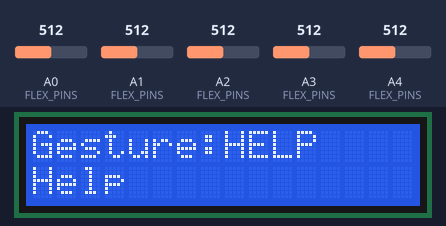
Simulated run of this sketch. Board: Arduino Nano, built with avr-gcc and run on an emulated ATmega328P. On the bench: 16×2 character LCD. Wiring (inferred from the names in the program): MPU-6050 motion sensor at I2C address 0x68. The test bench sets the inputs (shaded band); at power-on: A0 (FLEX_PINS) = 512, A1 (FLEX_PINS) = 512, A2 (FLEX_PINS) = 512, A3 (FLEX_PINS) = 512, A4 (FLEX_PINS) = 512. What the sketch prints to the serial monitor is not drawn.

Above: at 1.2 s.
1.3 s: A0 (FLEX_PINS) set to 668
2.8 s: A0 (FLEX_PINS) set to 700
At 4.4 s:
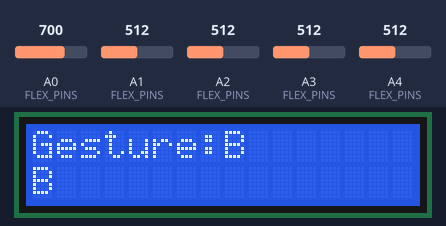
9.0 s: A0 (FLEX_PINS) set to 627
10.5 s: A0 (FLEX_PINS) set to 604
At 11.3 s:
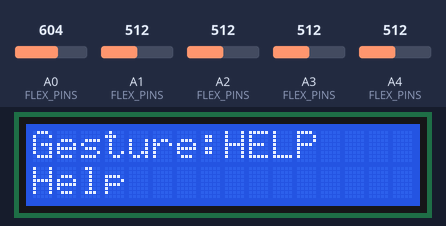
Timing chart, 0 to 13.2 s (numbered marks = the images above; inputs shaded):
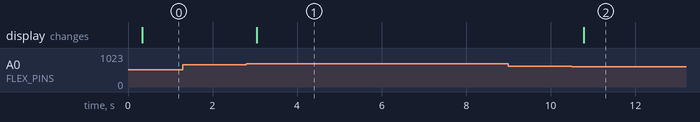

The sketch:

smart_hand_glove.ino
```cpp
#include <Arduino.h>
#include <Wire.h>
#include <SoftwareSerial.h>
#include <EEPROM.h>

#if __has_include(<LiquidCrystal_I2C.h>)
#include <LiquidCrystal_I2C.h>
#define HAS_LCD 1
#else
#define HAS_LCD 0
#endif

/*
  Smart Hand Gesture to Speech (Paper-aligned implementation)
  - 5x flex sensors (thumb/index/middle/ring/pinky)
  - MPU6050 orientation (pitch/roll/yaw)
  - Rule-based gesture recognition
  - Serial + HC-05 Bluetooth output
  - Optional I2C LCD output
  - EEPROM calibration persistence
*/

namespace Config {
const uint8_t FLEX_PIN_COUNT = 5;

/*
  Full mode (recommended): boards with A6 (Nano, some compatibles)
    - A0/A1/A2/A3/A6 for flex sensors
    - A4/A5 reserved for I2C MPU6050/LCD

  UNO-compat mode fallback (no A6):
    - A0/A1/A2/A3/A4 for flex sensors
    - IMU disabled by default to avoid A4/A5 I2C pin conflict
*/
#if defined(A6)
const uint8_t FLEX_PINS[FLEX_PIN_COUNT] = {A0, A1, A2, A3, A6};
const bool IMU_ENABLED_DEFAULT = true;
#else
const uint8_t FLEX_PINS[FLEX_PIN_COUNT] = {A0, A1, A2, A3, A4};
const bool IMU_ENABLED_DEFAULT = false;
#endif

const char *FINGER_NAMES[FLEX_PIN_COUNT] = {"THUMB", "INDEX", "MIDDLE", "RING", "PINKY"};

const uint8_t MPU_ADDR = 0x68;

// HC-05 on D10 (RX), D11 (TX) from Arduino point of view.
const uint8_t BT_RX = 10;
const uint8_t BT_TX = 11;
const long BT_BAUD = 9600;
const long SERIAL_BAUD = 115200;

const uint32_t SAMPLE_INTERVAL_MS = 40;        // ~25 Hz
const uint8_t STABLE_FRAMES_REQUIRED = 4;
const uint32_t REPEAT_LOCKOUT_MS = 1100;

const uint8_t CAL_VERSION = 3;
const int16_t CAL_MAGIC = 0x5348; // "SH"

// Percentage thresholds (0..100 bend)
const int BENT_THRESHOLD = 65;
const int OPEN_THRESHOLD = 30;
const int HALF_MIN = 35;
const int HALF_MAX = 70;

// IMU constraints for dynamic words
const float HELP_MAX_ABS_PITCH = 25.0f;
const float HELP_MAX_ABS_ROLL = 25.0f;
const float FOOD_MIN_ABS_PITCH = 7.0f;
} // namespace Config

struct FlexCalibration {
  int16_t straightRaw; // finger straight
  int16_t bentRaw;     // finger fully bent
};

struct PersistedCalibration {
  int16_t magic;
  uint8_t version;
  FlexCalibration fingers[Config::FLEX_PIN_COUNT];
  uint8_t checksum;
};

struct ImuState {
  float ax = 0;
  float ay = 0;
  float az = 0;
  float gx = 0;
  float gy = 0;
  float gz = 0;
  float pitch = 0;
  float roll = 0;
  float yaw = 0;
};

struct GestureEvent {
  const char *gestureCode = "NONE";
  const char *text = "";
  float confidence = 0.0f;
};

SoftwareSerial btSerial(Config::BT_RX, Config::BT_TX);

#if HAS_LCD
LiquidCrystal_I2C lcd(0x27, 16, 2);
#endif

FlexCalibration gCalibration[Config::FLEX_PIN_COUNT] = {
    {550, 760}, // THUMB
    {540, 780}, // INDEX
    {530, 790}, // MIDDLE
    {530, 800}, // RING
    {520, 790}  // PINKY
};

int gFlexRaw[Config::FLEX_PIN_COUNT] = {0};
int gFlexPercent[Config::FLEX_PIN_COUNT] = {0};
ImuState gImu;

String gPendingSerialCommand;
const char *gLastCandidate = "NONE";
uint8_t gStableFrames = 0;
const char *gLastEmitted = "NONE";
uint32_t gLastEmitMs = 0;
uint32_t gLastSampleMs = 0;
uint32_t gLastImuMs = 0;
bool gImuEnabled = Config::IMU_ENABLED_DEFAULT;

static uint8_t computeChecksum(const PersistedCalibration &blob) {
  const uint8_t *p = reinterpret_cast<const uint8_t *>(&blob);
  uint8_t acc = 0;
  for (size_t i = 0; i < sizeof(PersistedCalibration) - 1; i++) {
    acc ^= p[i];
  }
  return acc;
}

static void saveCalibration() {
  PersistedCalibration blob;
  blob.magic = Config::CAL_MAGIC;
  blob.version = Config::CAL_VERSION;
  for (uint8_t i = 0; i < Config::FLEX_PIN_COUNT; i++) {
    blob.fingers[i] = gCalibration[i];
  }
  blob.checksum = computeChecksum(blob);

  EEPROM.put(0, blob);
  Serial.println(F("CALIBRATION_SAVED"));
}

static bool loadCalibration() {
  PersistedCalibration blob;
  EEPROM.get(0, blob);
  if (blob.magic != Config::CAL_MAGIC || blob.version != Config::CAL_VERSION) {
    return false;
  }
  if (computeChecksum(blob) != blob.checksum) {
    return false;
  }
  for (uint8_t i = 0; i < Config::FLEX_PIN_COUNT; i++) {
    gCalibration[i] = blob.fingers[i];
  }
  return true;
}

static void printCalibration() {
  Serial.println(F("CALIBRATION_VALUES"));
  for (uint8_t i = 0; i < Config::FLEX_PIN_COUNT; i++) {
    Serial.print(Config::FINGER_NAMES[i]);
    Serial.print(F(" straight="));
    Serial.print(gCalibration[i].straightRaw);
    Serial.print(F(" bent="));
    Serial.println(gCalibration[i].bentRaw);
  }
}

static void mpuWrite(uint8_t reg, uint8_t value) {
  Wire.beginTransmission(Config::MPU_ADDR);
  Wire.write(reg);
  Wire.write(value);
  Wire.endTransmission();
}

static void initMpu() {
  if (!gImuEnabled) {
    return;
  }
  // Wake up MPU6050 (sleep bit = 0)
  mpuWrite(0x6B, 0x00);
  // +/-2g accel (default)
  mpuWrite(0x1C, 0x00);
  // +/-250 deg/s gyro (default)
  mpuWrite(0x1B, 0x00);
  gLastImuMs = millis();
}

static bool readMpuRaw(int16_t &ax, int16_t &ay, int16_t &az, int16_t &gx, int16_t &gy, int16_t &gz) {
  Wire.beginTransmission(Config::MPU_ADDR);
  Wire.write(0x3B);
  if (Wire.endTransmission(false) != 0) {
    return false;
  }
  Wire.requestFrom(static_cast<int>(Config::MPU_ADDR), 14);
  if (Wire.available() < 14) {
    return false;
  }

  ax = (Wire.read() << 8) | Wire.read();
  ay = (Wire.read() << 8) | Wire.read();
  az = (Wire.read() << 8) | Wire.read();
  Wire.read(); // temp high
  Wire.read(); // temp low
  gx = (Wire.read() << 8) | Wire.read();
  gy = (Wire.read() << 8) | Wire.read();
  gz = (Wire.read() << 8) | Wire.read();
  return true;
}

static void updateImu() {
  if (!gImuEnabled) {
    gImu.pitch = 0.0f;
    gImu.roll = 0.0f;
    gImu.yaw = 0.0f;
    return;
  }

  int16_t axRaw = 0, ayRaw = 0, azRaw = 0, gxRaw = 0, gyRaw = 0, gzRaw = 0;
  if (!readMpuRaw(axRaw, ayRaw, azRaw, gxRaw, gyRaw, gzRaw)) {
    return;
  }

  gImu.ax = static_cast<float>(axRaw) / 16384.0f;
  gImu.ay = static_cast<float>(ayRaw) / 16384.0f;
  gImu.az = static_cast<float>(azRaw) / 16384.0f;
  gImu.gx = static_cast<float>(gxRaw) / 131.0f;
  gImu.gy = static_cast<float>(gyRaw) / 131.0f;
  gImu.gz = static_cast<float>(gzRaw) / 131.0f;

  // Paper-aligned orientation estimates from accelerometer and gyro.
  gImu.pitch = atan2f(gImu.ax, sqrtf((gImu.ay * gImu.ay) + (gImu.az * gImu.az))) * 180.0f / PI;
  gImu.roll = atan2f(gImu.ay, sqrtf((gImu.ax * gImu.ax) + (gImu.az * gImu.az))) * 180.0f / PI;

  uint32_t now = millis();
  float dt = (now - gLastImuMs) / 1000.0f;
  gLastImuMs = now;
  if (dt > 0.0f && dt < 0.2f) {
    gImu.yaw += gImu.gz * dt;
  }
}

static int rawToPercent(uint8_t idx, int raw) {
  const FlexCalibration &c = gCalibration[idx];
  int span = c.bentRaw - c.straightRaw;
  if (span == 0) {
    return 0;
  }
  int pct = ((raw - c.straightRaw) * 100) / span;
  if (pct < 0) {
    pct = 0;
  }
  if (pct > 100) {
    pct = 100;
  }
  return pct;
}

static void readFlexSensors() {
  for (uint8_t i = 0; i < Config::FLEX_PIN_COUNT; i++) {
    int raw = analogRead(Config::FLEX_PINS[i]);
    gFlexRaw[i] = raw;
    gFlexPercent[i] = rawToPercent(i, raw);
  }
}

static bool isBent(uint8_t idx) { return gFlexPercent[idx] >= Config::BENT_THRESHOLD; }
static bool isOpen(uint8_t idx) { return gFlexPercent[idx] <= Config::OPEN_THRESHOLD; }
static bool isHalf(uint8_t idx) {
  return gFlexPercent[idx] >= Config::HALF_MIN && gFlexPercent[idx] <= Config::HALF_MAX;
}

static GestureEvent classifyGesture() {
  // finger order: 0 thumb, 1 index, 2 middle, 3 ring, 4 pinky
  bool thumbBent = isBent(0);
  bool indexBent = isBent(1);
  bool middleBent = isBent(2);
  bool ringBent = isBent(3);
  bool pinkyBent = isBent(4);

  bool thumbOpen = isOpen(0);
  bool indexOpen = isOpen(1);
  bool middleOpen = isOpen(2);
  bool ringOpen = isOpen(3);
  bool pinkyOpen = isOpen(4);

  // Paper-focused gestures
  if (indexBent && middleBent && ringBent && pinkyBent && thumbOpen) {
    return {"A", "A", 0.95f};
  }

  if (thumbBent && indexOpen && middleOpen && ringOpen && pinkyOpen) {
    return {"B", "B", 0.92f};
  }

  // Open hand with relatively stable orientation -> HELP
  if (thumbOpen && indexOpen && middleOpen && ringOpen && pinkyOpen &&
      (!gImuEnabled || (fabs(gImu.pitch) <= Config::HELP_MAX_ABS_PITCH &&
                        fabs(gImu.roll) <= Config::HELP_MAX_ABS_ROLL))) {
    return {"HELP", "Help", 0.90f};
  }

  // Multiple bend + orientation change -> I NEED FOOD
  if (thumbBent && indexBent && middleBent && ringOpen &&
      (!gImuEnabled || fabs(gImu.pitch) >= Config::FOOD_MIN_ABS_PITCH)) {
    return {"I_NEED_FOOD", "I need food", 0.88f};
  }

  // Optional extension hooks
  if (isHalf(1) && isHalf(2) && isHalf(3) && isHalf(4) && isHalf(0)) {
    return {"C", "C", 0.80f};
  }
  if (indexOpen && middleBent && ringBent && pinkyBent && isHalf(0)) {
    return {"D", "D", 0.78f};
  }
  if (thumbBent && indexBent && middleBent && ringBent && pinkyBent) {
    return {"E", "E", 0.85f};
  }
  if (indexOpen && thumbOpen && middleBent && ringBent && pinkyBent && fabs(gImu.roll) > 20.0f) {
    return {"G", "G", 0.75f};
  }

  return {"NONE", "", 0.0f};
}

static void sendMessage(const GestureEvent &event) {
  // JSON-like compact format (easy to parse in Python/mobile app).
  char buffer[256];
  snprintf(buffer, sizeof(buffer),
           "{\"gesture\":\"%s\",\"text\":\"%s\",\"confidence\":%.2f,"
           "\"pitch\":%.2f,\"roll\":%.2f,\"yaw\":%.2f,"
           "\"flex\":[%d,%d,%d,%d,%d]}",
           event.gestureCode, event.text, event.confidence, gImu.pitch, gImu.roll, gImu.yaw,
           gFlexPercent[0], gFlexPercent[1], gFlexPercent[2], gFlexPercent[3], gFlexPercent[4]);
  Serial.println(buffer);
  btSerial.println(buffer);
}

static void updateDisplay(const GestureEvent &event) {
#if HAS_LCD
  lcd.clear();
  lcd.setCursor(0, 0);
  lcd.print("Gesture:");
  lcd.setCursor(8, 0);
  lcd.print(event.gestureCode);
  lcd.setCursor(0, 1);
  lcd.print(event.text);
#else
  (void)event;
#endif
}

static void emitIfStable(const GestureEvent &candidate) {
  const char *code = candidate.gestureCode;
  if (strcmp(code, gLastCandidate) == 0) {
    if (gStableFrames < 255) {
      gStableFrames++;
    }
  } else {
    gLastCandidate = code;
    gStableFrames = 1;
  }

  if (strcmp(code, "NONE") == 0) {
    return;
  }

  uint32_t now = millis();
  bool lockoutExpired = (now - gLastEmitMs) >= Config::REPEAT_LOCKOUT_MS;
  bool differentFromLast = strcmp(code, gLastEmitted) != 0;

  if (gStableFrames >= Config::STABLE_FRAMES_REQUIRED && (differentFromLast || lockoutExpired)) {
    sendMessage(candidate);
    updateDisplay(candidate);
    gLastEmitted = code;
    gLastEmitMs = now;
  }
}

static int parseFingerIndex(const String &name) {
  for (uint8_t i = 0; i < Config::FLEX_PIN_COUNT; i++) {
    if (name.equalsIgnoreCase(Config::FINGER_NAMES[i])) {
      return i;
    }
  }
  return -1;
}

static void printHelp() {
  Serial.println(F("COMMANDS:"));
  Serial.println(F(" SHOW_CAL"));
  Serial.println(F(" SET_CAL <FINGER> <STRAIGHT_RAW> <BENT_RAW>"));
  Serial.println(F(" SAVE_CAL"));
  Serial.println(F(" LOAD_CAL"));
  Serial.println(F(" READINGS"));
  Serial.println(F(" IMU_ON"));
  Serial.println(F(" IMU_OFF"));
  Serial.println(F(" HELP"));
}

static void printReadings() {
  Serial.print(F("RAW: "));
  for (uint8_t i = 0; i < Config::FLEX_PIN_COUNT; i++) {
    Serial.print(gFlexRaw[i]);
    if (i + 1 < Config::FLEX_PIN_COUNT) {
      Serial.print(',');
    }
  }
  Serial.println();

  Serial.print(F("PCT: "));
  for (uint8_t i = 0; i < Config::FLEX_PIN_COUNT; i++) {
    Serial.print(gFlexPercent[i]);
    if (i + 1 < Config::FLEX_PIN_COUNT) {
      Serial.print(',');
    }
  }
  Serial.println();

  Serial.print(F("IMU pitch/roll/yaw: "));
  Serial.print(gImu.pitch, 2);
  Serial.print('/');
  Serial.print(gImu.roll, 2);
  Serial.print('/');
  Serial.println(gImu.yaw, 2);
}

static void handleCommand(const String &line) {
  if (line.length() == 0) {
    return;
  }

  if (line.equalsIgnoreCase("SHOW_CAL")) {
    printCalibration();
    return;
  }
  if (line.equalsIgnoreCase("SAVE_CAL")) {
    saveCalibration();
    return;
  }
  if (line.equalsIgnoreCase("LOAD_CAL")) {
    if (loadCalibration()) {
      Serial.println(F("CALIBRATION_LOADED"));
    } else {
      Serial.println(F("CALIBRATION_LOAD_FAILED"));
    }
    return;
  }
  if (line.equalsIgnoreCase("READINGS")) {
    printReadings();
    return;
  }
  if (line.equalsIgnoreCase("IMU_ON")) {
    gImuEnabled = true;
    initMpu();
    Serial.println(F("IMU_ENABLED"));
    return;
  }
  if (line.equalsIgnoreCase("IMU_OFF")) {
    gImuEnabled = false;
    Serial.println(F("IMU_DISABLED"));
    return;
  }
  if (line.equalsIgnoreCase("HELP")) {
    printHelp();
    return;
  }

  // SET_CAL <FINGER> <STRAIGHT> <BENT>
  if (line.startsWith("SET_CAL ")) {
    int p1 = line.indexOf(' ');
    int p2 = line.indexOf(' ', p1 + 1);
    int p3 = line.indexOf(' ', p2 + 1);
    if (p2 < 0 || p3 < 0) {
      Serial.println(F("ERR_BAD_SET_CAL_FORMAT"));
      return;
    }

    String finger = line.substring(p1 + 1, p2);
    int idx = parseFingerIndex(finger);
    if (idx < 0) {
      Serial.println(F("ERR_UNKNOWN_FINGER"));
      return;
    }

    int straight = line.substring(p2 + 1, p3).toInt();
    int bent = line.substring(p3 + 1).toInt();
    if (straight <= 0 || bent <= 0 || bent == straight) {
      Serial.println(F("ERR_INVALID_CAL_VALUES"));
      return;
    }
    gCalibration[idx].straightRaw = static_cast<int16_t>(straight);
    gCalibration[idx].bentRaw = static_cast<int16_t>(bent);
    Serial.print(F("CAL_UPDATED "));
    Serial.println(Config::FINGER_NAMES[idx]);
    return;
  }

  Serial.println(F("UNKNOWN_COMMAND"));
  printHelp();
}

static void processSerialInput() {
  while (Serial.available() > 0) {
    char c = static_cast<char>(Serial.read());
    if (c == '\n' || c == '\r') {
      if (gPendingSerialCommand.length() > 0) {
        handleCommand(gPendingSerialCommand);
        gPendingSerialCommand = "";
      }
    } else {
      gPendingSerialCommand += c;
      if (gPendingSerialCommand.length() > 100) {
        gPendingSerialCommand = "";
      }
    }
  }
}

void setup() {
  Serial.begin(Config::SERIAL_BAUD);
  btSerial.begin(Config::BT_BAUD);
  Wire.begin();

#if HAS_LCD
  lcd.init();
  lcd.backlight();
  lcd.clear();
  lcd.setCursor(0, 0);
  lcd.print("Smart Hand Boot");
#endif

  initMpu();
  Serial.println(gImuEnabled ? F("IMU_DEFAULT=ON") : F("IMU_DEFAULT=OFF"));
  bool loaded = loadCalibration();
  Serial.println(loaded ? F("CALIBRATION_LOADED") : F("DEFAULT_CALIBRATION_ACTIVE"));
  printHelp();
}

void loop() {
  processSerialInput();

  uint32_t now = millis();
  if (now - gLastSampleMs < Config::SAMPLE_INTERVAL_MS) {
    return;
  }
  gLastSampleMs = now;

  readFlexSensors();
  updateImu();
  GestureEvent candidate = classifyGesture();
  emitIfStable(candidate);
}
```

Measured:
- the behaviour switches between 686 and 687 on A0 (FLEX_PINS) (found by bisection; images 0 and 1)
- the behaviour switches between 616 and 615 on A0 (FLEX_PINS) (found by bisection; images 1 and 2)
- after the input at 1.3 s, every drawn part: stays the same
- after the input at 2.8 s, the display: changes after 0.25 s (image 1)
- after the input at 9.0 s, every drawn part: stays the same
- after the input at 10.5 s, the display: changes after 0.28 s (image 2)
